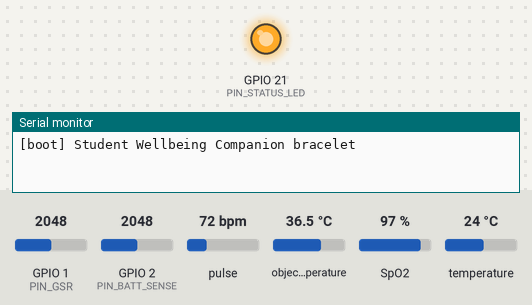
Recording of a sketch running on a simulated Seeed XIAO ESP32-S3. Shown: output pins drawn as LEDs (lit = HIGH), the last lines printed to the serial monitor. Inputs (shaded band) come from the test bench; at power-on: GPIO 1 (PIN_GSR) = 2048, GPIO 2 (PIN_BATT_SENSE) = 2048, pulse 72 bpm, object temperature 36.5 °C, SpO2 97 %, temperature 24 °C (analog values on the 0–4095 scale). Nothing arrives over Bluetooth unless stated; a phone connects over Bluetooth LE 3 s after start.

Above: at 0.2 s.
At 1.1 s:
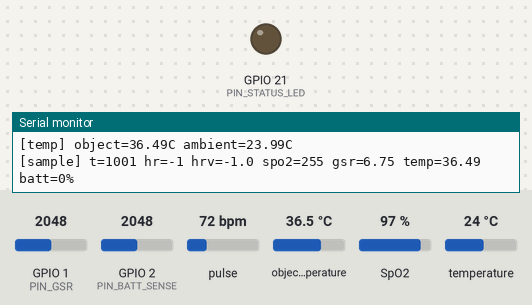
Timing chart, 0 to 4.5 s (numbered marks = the images above):
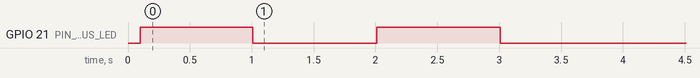

The sketch:

wearable_ino.ino
```cpp
/*
  Student Wellbeing Companion — bracelet firmware (Arduino IDE version)
  =====================================================================
  Target : Seeed Studio XIAO ESP32-S3 (11-pin, USB-C, on-board LiPo charger)
  Sensors: MAX30102 (HR + SpO2), MLX90614 (skin temp), Grove GSR
  Power  : LiPo → XIAO BAT+/BAT- pads (on-board charger via USB-C)
  Comms  : BLE GATT — the counselor's browser pairs via Web Bluetooth.

  ------------------------------------------------------------------
  ARDUINO IDE SETUP
  ------------------------------------------------------------------
  1. Install ESP32 boards package:
       Preferences → Additional Board Manager URLs:
         https://raw.githubusercontent.com/espressif/arduino-esp32/gh-pages/package_esp32_index.json
       Boards Manager → search "esp32" → install (v2.0.14 or later).

  2. Select the board:
       Tools → Board → ESP32 Arduino → "XIAO_ESP32S3"
       Tools → USB CDC On Boot → "Enabled"   (so Serial works over USB-C)
       Tools → Partition Scheme → "Huge APP (3MB No OTA/1MB SPIFFS)"
       Tools → Upload Speed → 921600

  3. Install libraries (Sketch → Include Library → Manage Libraries):
       - "SparkFun MAX3010x Pulse and Proximity Sensor Library"
       - "Adafruit MLX90614 Library"

  4. Flash. If flashing fails, put the XIAO in bootloader mode: hold BOOT,
     tap RESET, release BOOT. Open Serial Monitor at 115200 baud.
  ------------------------------------------------------------------

  WIRING (XIAO ESP32-S3 silkscreen labels):
    D4  (GPIO 5)  → SDA (MAX30102 + MLX90614)
    D5  (GPIO 6)  → SCL (MAX30102 + MLX90614)
    D0  (GPIO 1)  → GSR yellow (SIG)             — ADC1_CH0
    D1  (GPIO 2)  → battery voltage divider mid  — ADC1_CH1, optional
    3V3           → sensor VCC (MAX30102, MLX90614, Grove GSR red)
    GND           → sensor GND (star topology)
    BAT+, BAT-    → LiPo (on-board charger — USB-C charges the pack)

  LED: LED_BUILTIN (GPIO 21) — the on-board yellow LED is ACTIVE-LOW,
       so writing LOW turns it on.

  Sample bundle protocol MUST match src/lib/ble.ts on the web platform.
*/

#include <Wire.h>
#include <math.h>

#include <MAX30105.h>
#include "heartRate.h"
#include "spo2_algorithm.h"
#include <Adafruit_MLX90614.h>

#include <BLEDevice.h>
#include <BLEServer.h>
#include <BLEUtils.h>
#include <BLE2902.h>

// ---------- pins (XIAO ESP32-S3) ----------
const uint8_t PIN_I2C_SDA    = 5;   // D4  — I2C SDA default
const uint8_t PIN_I2C_SCL    = 6;   // D5  — I2C SCL default
const uint8_t PIN_GSR        = 1;   // D0  — ADC1_CH0
const uint8_t PIN_BATT_SENSE = 2;   // D1  — ADC1_CH1, optional divider
const uint8_t PIN_STATUS_LED = 21;  // LED_BUILTIN, ACTIVE-LOW yellow LED

// The XIAO's on-board LED is inverted vs. classic ESP32 DevKit: LOW = on.
inline void ledOn()     { digitalWrite(PIN_STATUS_LED, LOW); }
inline void ledOff()    { digitalWrite(PIN_STATUS_LED, HIGH); }
inline void ledToggle() {
  digitalWrite(PIN_STATUS_LED, !digitalRead(PIN_STATUS_LED));
}

// ---------- BLE identifiers (must match src/lib/ble.ts) ----------
const char* BLE_DEVICE_NAME       = "Wellbeing-01";
const char* SERVICE_UUID          = "a1b2c3d4-e5f6-4788-9abc-000000001000";
const char* SAMPLE_CHAR_UUID      = "a1b2c3d4-e5f6-4788-9abc-000000001001";
const char* DEVICE_INFO_CHAR_UUID = "a1b2c3d4-e5f6-4788-9abc-000000001002";

// ---------- 21-byte packed sample bundle ----------
#pragma pack(push, 1)
struct SampleBundle {
  uint32_t timestampMs;   // 0..3
  int16_t  heartRate;     // 4..5  — bpm; -1 = invalid
  float    hrv;           // 6..9  — RMSSD ms; NaN = invalid
  uint8_t  spo2;          // 10    — %; 0xFF = invalid
  float    gsr;           // 11..14 — µS; NaN = invalid
  float    skinTemp;      // 15..18 — °C; NaN = invalid
  uint8_t  batteryPct;    // 19    — 0..100
};
#pragma pack(pop)
// 20 bytes total — sized to fit in the default BLE ATT MTU of 23 which gives
// 20 bytes of notification payload. The earlier 21-byte layout (with a
// motionScore byte) was one byte over, causing every notify after the first
// to be silently truncated by the ESP32-S3 BLE stack and dropped by the
// browser decoder as a RangeError on offset 20.
static_assert(sizeof(SampleBundle) == 20, "SampleBundle must be 20 bytes packed");

// Explicit forward declarations for functions that take SampleBundle&.
// The Arduino IDE preprocessor auto-generates prototypes at the top of the
// file (BEFORE the struct is defined) which breaks compilation. Declaring
// them here after the struct suppresses the auto-generated ones.
void fillSampleBundle(SampleBundle& b);

// ---------- sensor objects ----------
MAX30105          hrSensor;
Adafruit_MLX90614 tempSensor;

// ---------- BLE state ----------
BLEServer*         bleServer       = NULL;
BLECharacteristic* sampleChar      = NULL;
BLECharacteristic* deviceInfoChar  = NULL;
volatile bool      clientConnected = false;
volatile bool      advertising     = false;

// ---------- beat detector state (for HRV) ----------
const uint8_t IBI_BUF = 16;
float    ibiBuffer[IBI_BUF] = {0};
uint8_t  ibiIndex           = 0;
uint32_t lastBeatMs         = 0;
float    beatsPerMinute     = NAN;
bool     hasBeat            = false;

// ---------- SpO2 algorithm buffers ----------
// 100 samples of paired IR+Red at 25 Hz effective = 4 second window.
const int32_t SPO2_BUF_LEN = 100;
uint32_t irBuffer[SPO2_BUF_LEN];
uint32_t redBuffer[SPO2_BUF_LEN];
int      spo2SamplesFilled = 0;
int32_t  spo2Percent       = -1;
int8_t   spo2Valid         = 0;
int32_t  hrFromSpo2Algo    = -1;
int8_t   hrFromSpo2Valid   = 0;

// Persistence: Maxim algorithm sometimes flips valid HR without valid SpO2
// (or vice versa). Holding the last valid reading for 15 s keeps both fields
// visible on the platform even when a single window is "invalid".
const uint32_t VALID_HOLD_MS = 15000;
int      lastValidHr        = -1;
uint32_t lastValidHrMs      = 0;
uint8_t  lastValidSpo2      = 0xFF;
uint32_t lastValidSpo2Ms    = 0;

// HR median filter — rejects Maxim's occasional double-peak / harmonic reads
// (200+ bpm spikes when signal quality dips). A rolling median of 5 keeps
// steady-state readings and throws out lone outliers.
const int HR_MEDIAN_SIZE = 5;
int hrHistory[HR_MEDIAN_SIZE] = {0};
int hrHistoryCount = 0;

// Physiologically realistic range for a seated counseling session.
// A resting adult sits at 60-100; anxious/animated peaks around 130-150.
// Anything past 160 or below 40 in this setting is almost certainly noise.
const int HR_MIN_BPM = 40;
const int HR_MAX_BPM = 160;

int computeMedianHr() {
  if (hrHistoryCount == 0) return -1;
  int sorted[HR_MEDIAN_SIZE];
  for (int i = 0; i < hrHistoryCount; i++) sorted[i] = hrHistory[i];
  // Insertion sort — n <= 5.
  for (int i = 1; i < hrHistoryCount; i++) {
    int key = sorted[i];
    int j = i - 1;
    while (j >= 0 && sorted[j] > key) {
      sorted[j + 1] = sorted[j];
      j--;
    }
    sorted[j + 1] = key;
  }
  return sorted[hrHistoryCount / 2];
}

void pushHrReading(int bpm) {
  // Rate-limit: reject anything > 35 bpm from current median (except first reading).
  int median = computeMedianHr();
  if (median > 0 && abs(bpm - median) > 35) return;
  // Shift left, append newest.
  if (hrHistoryCount < HR_MEDIAN_SIZE) {
    hrHistory[hrHistoryCount++] = bpm;
  } else {
    for (int i = 0; i < HR_MEDIAN_SIZE - 1; i++) hrHistory[i] = hrHistory[i + 1];
    hrHistory[HR_MEDIAN_SIZE - 1] = bpm;
  }
}

bool hrSensorOk   = false;
bool tempSensorOk = false;

// ---------- BLE callbacks ----------
class ServerCallbacks : public BLEServerCallbacks {
  void onConnect(BLEServer*) {
    clientConnected = true;
    ledOn();  // solid = paired
    Serial.println("[ble] client connected");
  }
  void onDisconnect(BLEServer* server) {
    clientConnected = false;
    ledOff();
    Serial.println("[ble] client disconnected — restarting advertising");
    delay(200);
    server->startAdvertising();
    advertising = true;
  }
};

// ---------- helpers ----------
float readGsrMicrosiemens() {
  const int SAMPLES = 8;
  long sum = 0;
  for (int i = 0; i < SAMPLES; i++) {
    sum += analogRead(PIN_GSR);
    delayMicroseconds(200);
  }
  int raw = sum / SAMPLES;
  float voltage = (raw / 4095.0f) * 3.3f;
  float uS = fmaxf(0.0f, (voltage - 0.3f) * 5.0f);
  return uS;
}

uint8_t readBatteryPct() {
  int raw = analogRead(PIN_BATT_SENSE);
  float vbat = (raw / 4095.0f) * 3.3f * 2.0f;
  float pct = ((vbat - 3.3f) / (4.2f - 3.3f)) * 100.0f;
  if (pct < 0)   pct = 0;
  if (pct > 100) pct = 100;
  return (uint8_t)pct;
}

float computeRmssd() {
  int   valid = 0;
  float squaredSum = 0.0f;
  for (int i = 1; i < IBI_BUF; i++) {
    if (ibiBuffer[i] > 0 && ibiBuffer[i - 1] > 0) {
      float diff = ibiBuffer[i] - ibiBuffer[i - 1];
      squaredSum += diff * diff;
      valid++;
    }
  }
  if (valid < 2) return NAN;
  return sqrtf(squaredSum / valid);
}

// Drain FIFO into the rolling IR + Red buffers. That's the only thing
// this function does now — beat detection runs off the same buffer inside
// updateSpo2() so we never fight sample-rate timing issues.
void pumpMaxSensor() {
  if (!hrSensorOk) return;
  hrSensor.check();
  while (hrSensor.available()) {
    uint32_t red = hrSensor.getRed();
    uint32_t ir  = hrSensor.getIR();

    if (spo2SamplesFilled < SPO2_BUF_LEN) {
      irBuffer[spo2SamplesFilled]  = ir;
      redBuffer[spo2SamplesFilled] = red;
      spo2SamplesFilled++;
    } else {
      for (int i = 0; i < SPO2_BUF_LEN - 1; i++) {
        irBuffer[i]  = irBuffer[i + 1];
        redBuffer[i] = redBuffer[i + 1];
      }
      irBuffer[SPO2_BUF_LEN - 1]  = ir;
      redBuffer[SPO2_BUF_LEN - 1] = red;
    }
    hrSensor.nextSample();
  }
}

// Custom peak detector — state-machine style, robust to PPG noise/plateaus
// that trip strict local-max checks. Runs on the same 100-sample IR buffer
// the SpO2 algorithm uses. Populates ibiBuffer with fresh IBIs for HRV.
void detectBeatsFromBuffer() {
  if (spo2SamplesFilled < SPO2_BUF_LEN) return;

  // Stats over the whole window
  uint64_t sum = 0;
  uint32_t maxIr = 0;
  uint32_t minIr = 0xFFFFFFFF;
  for (int i = 0; i < SPO2_BUF_LEN; i++) {
    sum += irBuffer[i];
    if (irBuffer[i] > maxIr) maxIr = irBuffer[i];
    if (irBuffer[i] < minIr) minIr = irBuffer[i];
  }
  uint32_t mean  = sum / SPO2_BUF_LEN;
  uint32_t range = maxIr - minIr;

  // Wipe old IBIs each call — HRV is always from the freshest window.
  for (int i = 0; i < IBI_BUF; i++) ibiBuffer[i] = 0;
  ibiIndex = 0;

  if (mean < 50000 || range < 200) {
    hasBeat = false;
    return;
  }

  // Threshold at 60 % of the way between min and max — genuine peaks cross
  // this, small ripple stays below.
  uint32_t threshold = minIr + (range * 3) / 5;

  const float SAMPLE_INTERVAL_MS = 40.0f; // 25 Hz effective
  const int   MIN_GAP            = 8;     // ≥ 320 ms between beats (≤ 188 bpm)

  // Cross-threshold state machine — peak = midpoint of the "above" region.
  bool wasAbove       = false;
  int  enteredAtIdx   = -1;
  int  lastPeakIdx    = -MIN_GAP - 1;
  int  beatCount      = 0;

  for (int i = 0; i < SPO2_BUF_LEN; i++) {
    bool above = (irBuffer[i] > threshold);
    if (above && !wasAbove) {
      enteredAtIdx = i;
    } else if (!above && wasAbove) {
      int peakIdx = (enteredAtIdx + i - 1) / 2;
      if (peakIdx - lastPeakIdx >= MIN_GAP) {
        if (beatCount > 0) {
          float ibiMs = (peakIdx - lastPeakIdx) * SAMPLE_INTERVAL_MS;
          if (ibiMs >= 300.0f && ibiMs <= 2000.0f && ibiIndex < IBI_BUF) {
            ibiBuffer[ibiIndex++] = ibiMs;
          }
        }
        lastPeakIdx = peakIdx;
        beatCount++;
      }
    }
    wasAbove = above;
  }

  hasBeat = (ibiIndex >= 2);
  if (ibiIndex > 0) beatsPerMinute = 60000.0f / ibiBuffer[ibiIndex - 1];

  // Diagnostic — comment out once HRV is stable.
  Serial.print("[hrv-debug] mean=");
  Serial.print(mean);
  Serial.print(" range=");
  Serial.print(range);
  Serial.print(" thr=");
  Serial.print(threshold);
  Serial.print(" peaks=");
  Serial.print(beatCount);
  Serial.print(" ibis=");
  Serial.println(ibiIndex);
}

void updateSpo2() {
  if (spo2SamplesFilled < SPO2_BUF_LEN) return;
  if (irBuffer[SPO2_BUF_LEN - 1] < 50000) {
    spo2Valid = 0;
    spo2Percent = -1;
    hrFromSpo2Valid = 0;
    hasBeat = false;
    return;
  }
  maxim_heart_rate_and_oxygen_saturation(
    irBuffer, SPO2_BUF_LEN, redBuffer,
    &spo2Percent, &spo2Valid,
    &hrFromSpo2Algo, &hrFromSpo2Valid
  );
  // Run our own peak detection on the same buffer to populate IBIs for HRV.
  detectBeatsFromBuffer();
}

void fillSampleBundle(SampleBundle& b) {
  b.timestampMs = millis();

  // Run algorithms + peak detector before deciding what to publish.
  updateSpo2();

  const uint32_t now = millis();

  // HR pipeline: candidate → range clamp → median filter → 15 s hold cache.
  int candidateHr = -1;
  if (hrFromSpo2Valid && hrFromSpo2Algo >= HR_MIN_BPM && hrFromSpo2Algo <= HR_MAX_BPM) {
    candidateHr = (int)hrFromSpo2Algo;
  } else if (hasBeat && !isnan(beatsPerMinute)) {
    int bpm = (int)beatsPerMinute;
    if (bpm >= HR_MIN_BPM && bpm <= HR_MAX_BPM) candidateHr = bpm;
  }
  if (candidateHr > 0) {
    pushHrReading(candidateHr);
    int filtered = computeMedianHr();
    if (filtered > 0) {
      lastValidHr   = filtered;
      lastValidHrMs = now;
    }
  }
  b.heartRate = (lastValidHr > 0 && (now - lastValidHrMs) < VALID_HOLD_MS)
                  ? (int16_t)lastValidHr
                  : -1;

  // HRV removed from display — kept as NaN so downstream consumers see "no data".
  b.hrv = NAN;

  // SpO2 with the same persistence pattern.
  uint8_t freshSpo2 = 0xFF;
  if (spo2Valid && spo2Percent >= 70 && spo2Percent <= 100) {
    freshSpo2 = (uint8_t)spo2Percent;
  }
  if (freshSpo2 != 0xFF) {
    lastValidSpo2   = freshSpo2;
    lastValidSpo2Ms = now;
  }
  b.spo2 = (lastValidSpo2 != 0xFF && (now - lastValidSpo2Ms) < VALID_HOLD_MS)
             ? lastValidSpo2
             : 0xFF;

  float gsr = readGsrMicrosiemens();
  if (isnan(gsr) || gsr < 0.0f || gsr > 100.0f) gsr = NAN;
  b.gsr = gsr;

  if (tempSensorOk) {
    float objectC  = tempSensor.readObjectTempC();
    float ambientC = tempSensor.readAmbientTempC();
    Serial.print("[temp] object=");
    Serial.print(objectC, 2);
    Serial.print("C ambient=");
    Serial.print(ambientC, 2);
    Serial.println("C");
    b.skinTemp = (objectC > 20.0f && objectC < 45.0f) ? objectC : NAN;
  } else {
    b.skinTemp = NAN;
  }

  b.batteryPct  = readBatteryPct();
}

// ---------- setup ----------
void setup() {
  Serial.begin(115200);
  delay(100);
  Serial.println("\n[boot] Student Wellbeing Companion bracelet");

  pinMode(PIN_STATUS_LED, OUTPUT);
  ledOff();

  analogReadResolution(12);

  // 100 kHz I2C — MLX90614 is slow-bus only.
  Wire.begin(PIN_I2C_SDA, PIN_I2C_SCL, 100000);
  delay(250);

  Serial.printf("[boot] I2C on SDA=D4(GPIO %u)  SCL=D5(GPIO %u) @100kHz\n",
                PIN_I2C_SDA, PIN_I2C_SCL);
  Serial.println("[boot] Scanning I2C bus…");
  uint8_t found = 0;
  for (uint8_t addr = 1; addr < 127; addr++) {
    Wire.beginTransmission(addr);
    if (Wire.endTransmission() == 0) {
      Serial.printf("[boot]   found device @ 0x%02X\n", addr);
      found++;
    }
  }
  if (found == 0) {
    Serial.println("[boot]   (no devices responded — check wiring / power / pull-ups)");
  } else {
    Serial.printf("[boot]   total: %u device(s)\n", found);
  }

  // MAX30102 setup tuned for BOTH HR and SpO2:
  //   ledBrightness = 0x1F (moderate) — Red LED needs adequate signal for SpO2
  //   sampleAverage = 4
  //   ledMode       = 2 (Red + IR, required for SpO2)
  //   sampleRate    = 100 Hz → 25 Hz effective → 4 s per 100-sample window
  //   pulseWidth    = 411 µs, adcRange = 4096
  if (hrSensor.begin(Wire, I2C_SPEED_STANDARD)) {
    hrSensor.setup(0x1F, 4, 2, 100, 411, 4096);
    hrSensor.setPulseAmplitudeRed(0x1F);
    hrSensor.setPulseAmplitudeIR(0x1F);
    hrSensor.setPulseAmplitudeGreen(0);
    hrSensorOk = true;
    Serial.println("[boot] MAX30102 ready");
  } else {
    Serial.println("[boot] MAX30102 NOT FOUND — check I2C wiring / power");
  }

  if (tempSensor.begin()) {
    tempSensorOk = true;
    Serial.println("[boot] MLX90614 ready");
  } else {
    Serial.println("[boot] MLX90614 NOT FOUND — check I2C wiring / power");
  }

  BLEDevice::init(BLE_DEVICE_NAME);
  BLEDevice::setMTU(64);
  // Crank TX power to maximum so a marginally-attached antenna or a slightly
  // noisy 3.3V rail still leaves a discoverable signal in Chrome's scanner.
  BLEDevice::setPower(ESP_PWR_LVL_P9, ESP_BLE_PWR_TYPE_ADV);
  BLEDevice::setPower(ESP_PWR_LVL_P9, ESP_BLE_PWR_TYPE_DEFAULT);

  bleServer = BLEDevice::createServer();
  bleServer->setCallbacks(new ServerCallbacks());

  BLEService* service = bleServer->createService(SERVICE_UUID);

  sampleChar = service->createCharacteristic(
    SAMPLE_CHAR_UUID,
    BLECharacteristic::PROPERTY_READ | BLECharacteristic::PROPERTY_NOTIFY
  );
  sampleChar->addDescriptor(new BLE2902());

  deviceInfoChar = service->createCharacteristic(
    DEVICE_INFO_CHAR_UUID,
    BLECharacteristic::PROPERTY_READ
  );
  deviceInfoChar->setValue("wellbeing-01|0.1.0");

  service->start();

  // Advertising: fast interval (~30-60 ms) so Chrome's scanner catches the
  // device in its short scan window. Default is 1.28 s which often misses.
  BLEAdvertising* adv = BLEDevice::getAdvertising();
  adv->addServiceUUID(SERVICE_UUID);
  adv->setScanResponse(true);
  adv->setMinInterval(0x20);   // 0x20 * 0.625 ms = 20 ms
  adv->setMaxInterval(0x60);   // 0x60 * 0.625 ms = 60 ms
  adv->setMinPreferred(0x06);
  adv->setMaxPreferred(0x12);
  BLEDevice::startAdvertising();
  advertising = true;

  Serial.print("[boot] BLE advertising as ");
  Serial.println(BLE_DEVICE_NAME);
}

// ---------- loop ----------
uint32_t lastBundleMs = 0;
uint32_t lastBlinkMs  = 0;

void loop() {
  // 1) Drain new MAX30102 samples — feeds beat detector AND SpO2 buffer.
  pumpMaxSensor();

  uint32_t now = millis();

  // 2) Emit a sample bundle every 1 second so HR / SpO2 update in near
  // real time on the counselor's screen. MAX30102 processes samples at
  // 25 Hz internally, so the beat detector always has fresh values.
  if (now - lastBundleMs >= 1000) {
    lastBundleMs = now;

    SampleBundle bundle;
    fillSampleBundle(bundle);

    if (clientConnected) {
      sampleChar->setValue((uint8_t*)&bundle, sizeof(bundle));
      sampleChar->notify();
    }

    Serial.print("[sample] t=");
    Serial.print(bundle.timestampMs);
    Serial.print(" hr=");
    Serial.print(bundle.heartRate);
    Serial.print(" hrv=");
    Serial.print(isnan(bundle.hrv) ? -1.0f : bundle.hrv, 1);
    Serial.print(" spo2=");
    Serial.print(bundle.spo2);
    Serial.print(" gsr=");
    Serial.print(isnan(bundle.gsr) ? -1.0f : bundle.gsr, 2);
    Serial.print(" temp=");
    Serial.print(isnan(bundle.skinTemp) ? -1.0f : bundle.skinTemp, 2);
    Serial.print(" batt=");
    Serial.print(bundle.batteryPct);
    Serial.println("%");
  }

  // 3) LED heartbeat.
  if (!clientConnected && advertising) {
    if (now - lastBlinkMs >= 1000) {
      lastBlinkMs = now;
      ledToggle();
    }
  }

  // Keep this small so the beat detector gets fresh IR values often.
  delay(1);
}
```

Measured:
- by itself, GPIO 21 (PIN_STATUS_LED): HIGH → LOW at 1.0 s, → HIGH 1.0 s later, → LOW 1.0 s later
